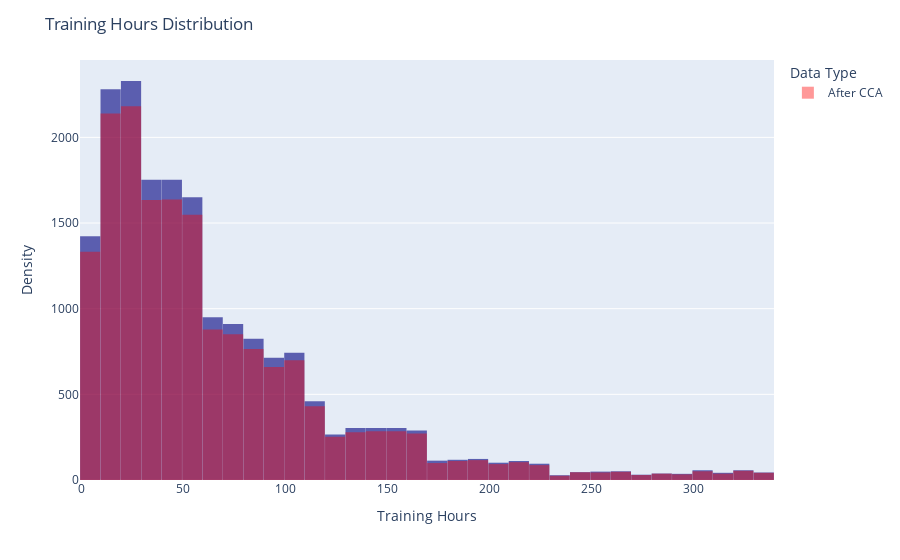

Notebook cell for this chart:
### Markdown cell above
#### when we have applied CCA plot a histogram BEFORE and AFTER applying CCA. if the distributions are almost similar then we can proceed with CCA. 

```plaintext
plot the PDF for each feature if the distribution is almost the same. proceed with CCA.

Observation - 
we can conclude the data was missing completely at random.

### Code cell
fig = px.histogram(df, x='training_hours', nbins=50, color_discrete_sequence=['navy'], opacity=0.6,
                   labels = {'training_hours' : 'Training Hour'})

fig.add_histogram(x = new_df['training_hours'], nbinsx=50, name = "After CCA",
                  marker_color = 'red', opacity=0.4)

fig.update_layout(
    title = "Training Hours Distribution", 
    xaxis_title = "Training Hours",
    yaxis_title  = "Density", 
    barmode = 'overlay', 
    bargap = 0.01, 
    legend_title = "Data Type"
)

fig.show()

### Figure 1 — Plotly figure (JSON) as saved in the notebook; plotly's stock layout.template omitted (floating-point values rounded to 4 significant figures; data arrays with more than 128 entries replaced by an {"elided": "..."} marker saying what was removed)
{"data": [{"alignmentgroup": "True", "bingroup": "x", "hovertemplate": "Training Hour=%{x}<br>count=%{y}<extra></extra>", "legendgroup": "", "marker": {"color": "navy", "opacity": 0.6, "pattern": {"shape": ""}}, "name": "", "nbinsx": 50, "offsetgroup": "", "orientation": "v", "showlegend": false, "type": "histogram", "x": {"elided": "19158 int values"}, "xaxis": "x", "yaxis": "y"}, {"marker": {"color": "red"}, "name": "After CCA", "nbinsx": 50, "opacity": 0.4, "type": "histogram", "x": {"elided": "17182 int values"}}], "layout": {"bargap": 0.01, "barmode": "overlay", "legend": {"title": {"text": "Data Type"}, "tracegroupgap": 0}, "margin": {"t": 60}, "title": {"text": "Training Hours Distribution"}, "xaxis": {"anchor": "y", "domain": [0, 1], "title": {"text": "Training Hours"}}, "yaxis": {"anchor": "x", "domain": [0, 1], "title": {"text": "Density"}}}}
